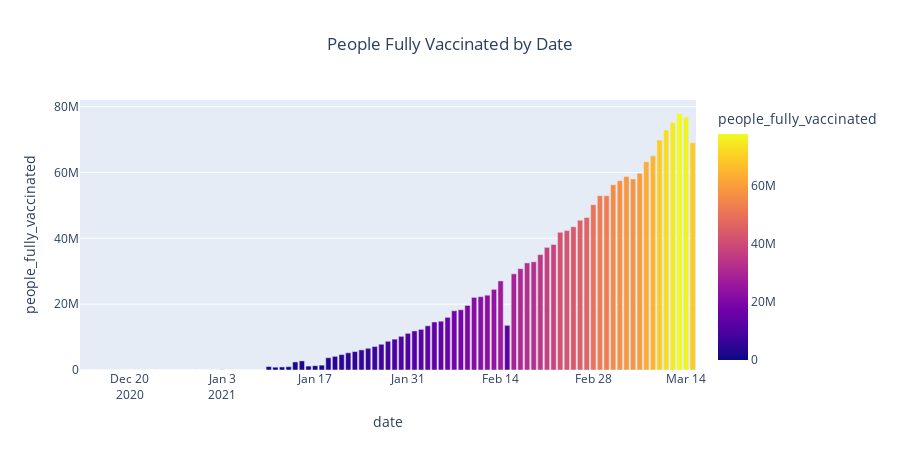

Notebook code for this chart:
### Code cell
#plot people fully vaccinated by date
fig = px.bar(covid_vacc_by_date,x = covid_vacc_by_date.index, y = 'people_fully_vaccinated', hover_data=['people_fully_vaccinated'], color='people_fully_vaccinated',height=450,title='People Fully Vaccinated by Date')
fig.update_layout(title_x = 0.5)
fig.show()
